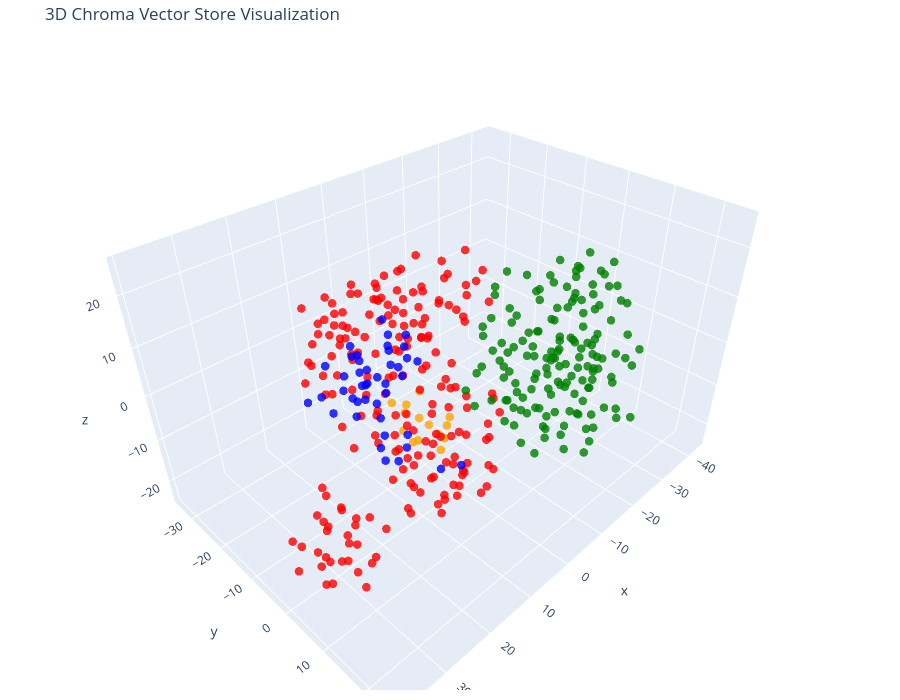

Here is the notebook cell this chart was saved with:
### Code cell
tsne = TSNE(n_components=3, random_state=42)
reduced_vectors = tsne.fit_transform(vectors)

# Create the 3D scatter plot
fig = go.Figure(data=[go.Scatter3d(
    x=reduced_vectors[:, 0],
    y=reduced_vectors[:, 1],
    z=reduced_vectors[:, 2],
    mode='markers',
    marker=dict(size=5, color=colors, opacity=0.8),
    text=[f"Type: {t}<br>Text: {d[:100]}..." for t, d in zip(doc_types, documents)],
    hoverinfo='text'
)])

fig.update_layout(
    title='3D Chroma Vector Store Visualization',
    scene=dict(xaxis_title='x', yaxis_title='y', zaxis_title='z'),
    width=900,
    height=700,
    margin=dict(r=10, b=10, l=10, t=40)
)

fig.show()

### Figure 1 — Plotly figure (JSON) as saved in the notebook; plotly's stock layout.template omitted (floating-point values rounded to 4 significant figures; data arrays with more than 128 entries replaced by an {"elided": "..."} marker saying what was removed)
{"data": [{"hoverinfo": "text", "marker": {"color": {"elided": "401 str values"}, "opacity": 0.8, "size": 5}, "mode": "markers", "text": {"elided": "401 str values"}, "type": "scatter3d", "x": {"elided": "401 float values"}, "y": {"elided": "401 float values"}, "z": {"elided": "401 float values"}}], "layout": {"height": 700, "margin": {"b": 10, "l": 10, "r": 10, "t": 40}, "scene": {"xaxis": {"title": {"text": "x"}}, "yaxis": {"title": {"text": "y"}}, "zaxis": {"title": {"text": "z"}}}, "title": {"text": "3D Chroma Vector Store Visualization"}, "width": 900}}
